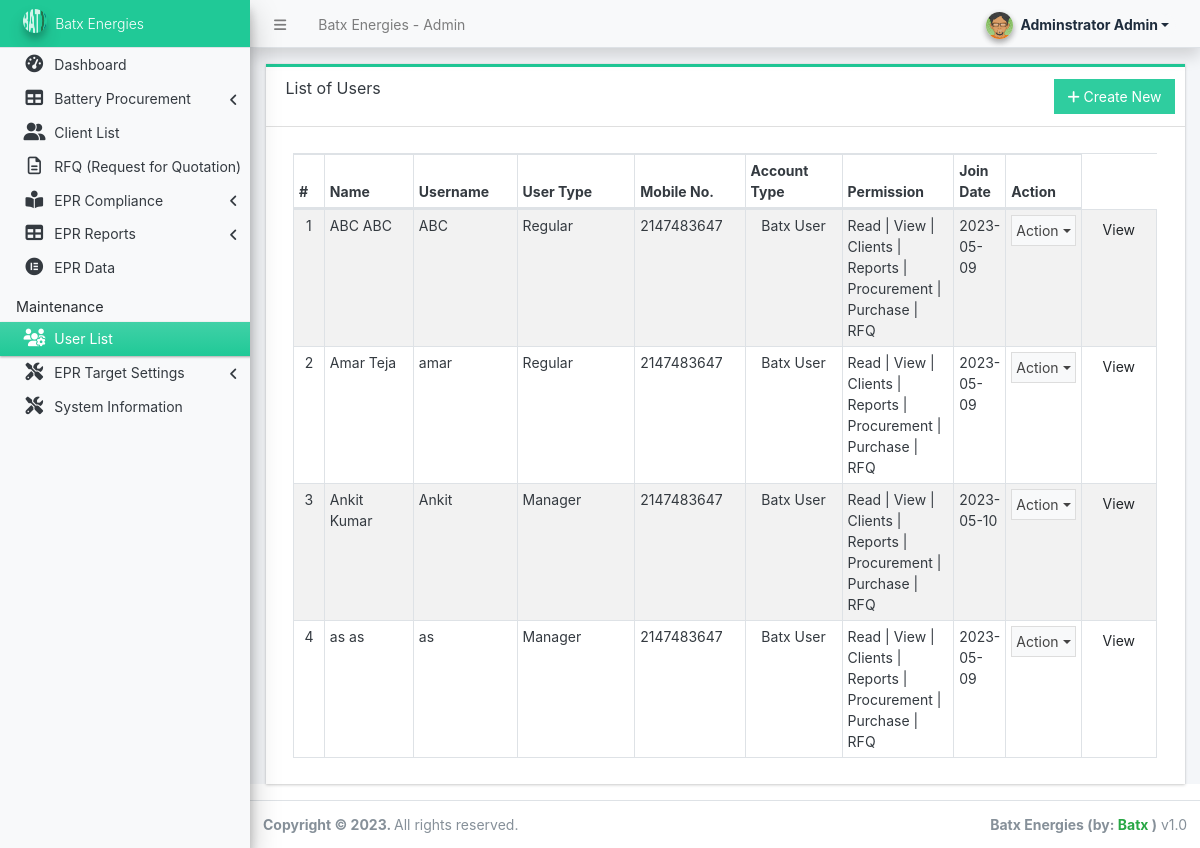
Page /admin/?page=user/list (signed in) on the committed database.
### tables this page shows
CREATE TABLE `users` (
  `id` bigint(30) NOT NULL,
  `firstname` varchar(250) NOT NULL,
  `middlename` text DEFAULT NULL,
  `lastname` varchar(250) NOT NULL,
  `username` text NOT NULL,
  `email` varchar(50) NOT NULL,
  `mobile` int(10) NOT NULL,
  `password` text NOT NULL,
  `business_name` varchar(50) NOT NULL,
  `address` varchar(250) NOT NULL,
  `gst` varchar(50) NOT NULL,
  `ind_type` varchar(50) NOT NULL,
  `ac_type` varchar(50) NOT NULL,
  `asperson` varchar(20) NOT NULL,
  `avatar` text DEFAULT NULL,
  `last_login` datetime DEFAULT NULL,
  `type` tinyint(1) NOT NULL DEFAULT 0,
  `date_added` datetime NOT NULL DEFAULT current_timestamp(),
  `date_updated` datetime DEFAULT current_timestamp() ON UPDATE current_timestamp()
);

### classes/DBConnection.php (called while the page is built, shortened)
<?php
class DBConnection{
    private $host = DB_SERVER;
    private $username = DB_USERNAME;
    private $password = DB_PASSWORD;
    private $database = DB_NAME;
    public $conn;
    public function __construct(){
        if (!isset($this->conn)) {
            $this->conn = new mysqli($this->host, $this->username, $this->password, $this->database);
        }
    }
}
?>

### classes/SystemSettings.php (called while the page is built, shortened)
<?php
class SystemSettings extends DBConnection{
	function userdata($field = ''){
		if(!empty($field)){
			if(isset($_SESSION['userdata'][$field]))
				return $_SESSION['userdata'][$field];
			else
				return null;
		}else{
			return false;
		}
	}
}
$_settings = new SystemSettings();
?>

### admin/user/list.php (the view, shortened to what this page needs)
<div class="card card-outline rounded-0 card-teal">
	<div class="card-header">
		<h3 class="card-title">List of Users</h3>
		<div class="card-tools">
			<a href="./?page=user/manage_user" id="create_new" class="btn btn-flat btn-primary"><span class="fas fa-plus"></span>  Create New</a>
		</div>
	</div>
	<div class="card-body">
        <div class="container-fluid">
			<table class="table table-hover table-striped table-bordered" id="list">
				<colgroup>
					<col width="5%">
					<col width="15%">
					<col width="15%">
					<col width="20%">
					<col width="15%">
					<col width="15%">
					<col width="15%">
					<col width="30%">
				</colgroup>
				<thead>
					<tr>
						<th>#</th>
						<th>Name</th>
						<th>Username</th>
						<th>User Type</th>
						<th>Mobile No.</th>
						<th>Account Type</th>
						<th>Permission</th>
						<th>Join Date</th>
						<th>Action</th>
					</tr>
				</thead>
				<tbody>
					<?php
					$i = 1;
						$qry = $conn->query("SELECT *, concat(firstname,' ', coalesce(concat(middlename,' '), '') , lastname) as `name` from `users` where id != '{$_settings->userdata('id')}' order by concat(firstname,' ', lastname) asc ");
						while($row = $qry->fetch_assoc()):
					?>
						<tr>
							<td class="text-center"><?php echo $i++; ?></td>
							<td><?php echo $row['name'] ?></td>
							<td><?php echo $row['username'] ?></td>
							<td><?php echo $row['ac_type'] ?></td>
							<td><?php echo $row['mobile'] ?></td>
							<td class="text-center">
                                <?php if($row['type'] == 1): ?>
                                    Administrator
                                <?php elseif($row['type'] == 2): ?>
                                    Batx User
                                <?php else: ?>
									N/A
                                <?php endif; ?>
                            </td>
							<td>Read | View | Clients | Reports | Procurement | Purchase | RFQ </td>
							<td><?php echo date("Y-m-d",strtotime($row['date_updated'])) ?></td>
							<td align="center">
								 <button type="button" class="btn btn-flat p-1 btn-default btn-sm dropdown-toggle dropdown-icon" data-toggle="dropdown">
				                  		Action
				                  </button>
								</td>
							<td><a class="dropdown-item" href="./?page=user/user_home&id=<?= $row['id'] ?>">View </a></td>
						</tr>
					<?php endwhile; ?>
				</tbody>
			</table>
		</div>
	</div>
</div>

### rows in the picture
users: name "ABC ABC", username "ABC", ac_type "Regular", mobile "2147483647", type "Batx User", date_updated "2023-05-09"
users: name "Amar Teja", username "amar", ac_type "Regular", mobile "2147483647", type "Batx User", date_updated "2023-05-09"
users: name "Ankit Kumar", username "Ankit", ac_type "Manager", mobile "2147483647", type "Batx User", date_updated "2023-05-10"
users: name "as as", username "as", ac_type "Manager", mobile "2147483647", type "Batx User", date_updated "2023-05-09"

### other values in the picture
$_settings->info('name') "Batx Energies"
$_settings->userdata('firstname').' '.$_settings->userdata('lastname') "Adminstrator Admin"
$_settings->info('short_name') "Batx Energies"
